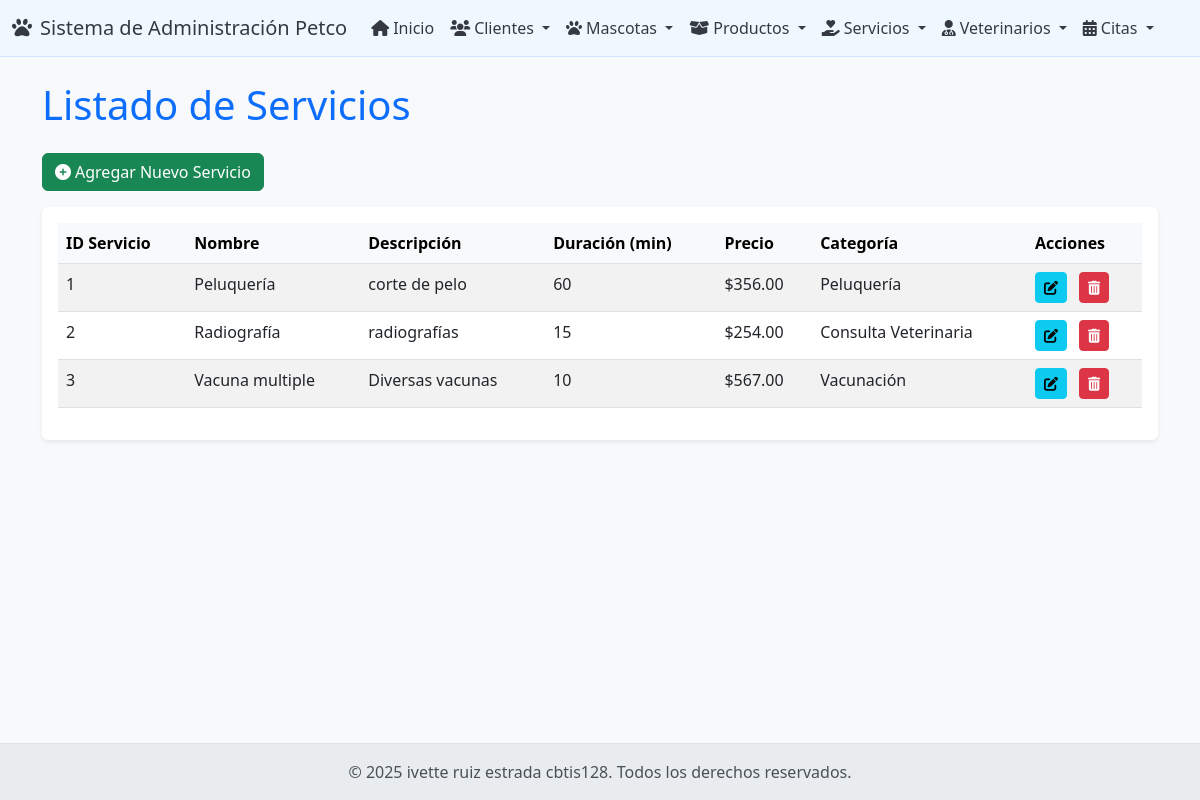
The app's page /servicios/ with its own data.
### app_Petco/models.py (models this page shows, shortened)
class Servicio(models.Model):
    servicio_id = models.AutoField(primary_key=True)
    nombre_servicio = models.CharField(max_length=100)
    descripcion = models.TextField(blank=True, null=True)
    duracion_min = models.IntegerField(default=30)
    precio = models.DecimalField(max_digits=10, decimal_places=2)
    categoria = models.CharField(max_length=50) # Ej: Peluquería, Consulta Veterinaria, Entrenamiento

### app_Petco/views.py (the view)
# urls.py: path('servicios/', views.ver_servicios, name='ver_servicios'),
def ver_servicios(request):
    servicios = Servicio.objects.all().order_by('nombre_servicio')
    context = {'servicios': servicios}
    return render(request, 'servicio/ver_servicios.html', context)

### app_Petco/templates/servicio/ver_servicios.html (shortened to what this page needs)
{% extends 'base.html' %}
{% block contenido %}
    <h1 class="mb-4 text-primary">Listado de Servicios</h1>
    <a href="{% url 'agregar_servicio' %}" class="btn btn-success mb-3"><i class="fas fa-plus-circle me-1"></i>Agregar Nuevo Servicio</a>
    {% if servicios %}
        <div class="table-responsive bg-white p-3 rounded shadow-sm">
            <table class="table table-striped table-hover">
                <thead class="table-light">
                    <tr>
                        <th>ID Servicio</th>
                        <th>Nombre</th>
                        <th>Descripción</th>
                        <th>Duración (min)</th>
                        <th>Precio</th>
                        <th>Categoría</th>
                        <th>Acciones</th>
                    </tr>
                </thead>
                <tbody>
                    {% for servicio in servicios %}
                        <tr>
                            <td>{{ servicio.servicio_id }}</td>
                            <td>{{ servicio.nombre_servicio }}</td>
                            <td>{{ servicio.descripcion|default_if_none:"N/A"|truncatechars:50 }}</td>
                            <td>{{ servicio.duracion_min }}</td>
                            <td>${{ servicio.precio|floatformat:2 }}</td>
                            <td>{{ servicio.categoria }}</td>
                            <td>
                                <a href="{% url 'actualizar_servicio' servicio.servicio_id %}" class="btn btn-sm btn-info me-2" title="Editar"><i class="fas fa-edit"></i></a>
                                <a href="{% url 'borrar_servicio' servicio.servicio_id %}" class="btn btn-sm btn-danger" title="Eliminar"><i class="fas fa-trash-alt"></i></a>
                            </td>
                        </tr>
                    {% endfor %}
                </tbody>
            </table>
        </div>
    {% else %}
        <div class="alert alert-info" role="alert">
            No hay servicios registrados aún. ¡Empieza agregando uno!
        </div>
    {% endif %}
{% endblock %}

### app_Petco/templates/base.html (style rules this page uses)
body { display: flex; flex-direction: column; min-height: 100vh; background-color: #f8f9fa; }

### records on screen
Servicio: servicio_id "1", nombre_servicio "Peluquería", descripcion "corte de pelo", duracion_min "60", precio "356.00", categoria "Peluquería"
Servicio: servicio_id "2", nombre_servicio "Radiografía", descripcion "radiografías", duracion_min "15", precio "254.00", categoria "Consulta Veterinaria"
Servicio: servicio_id "3", nombre_servicio "Vacuna multiple", descripcion "Diversas vacunas", duracion_min "10", precio "567.00", categoria "Vacunación"
